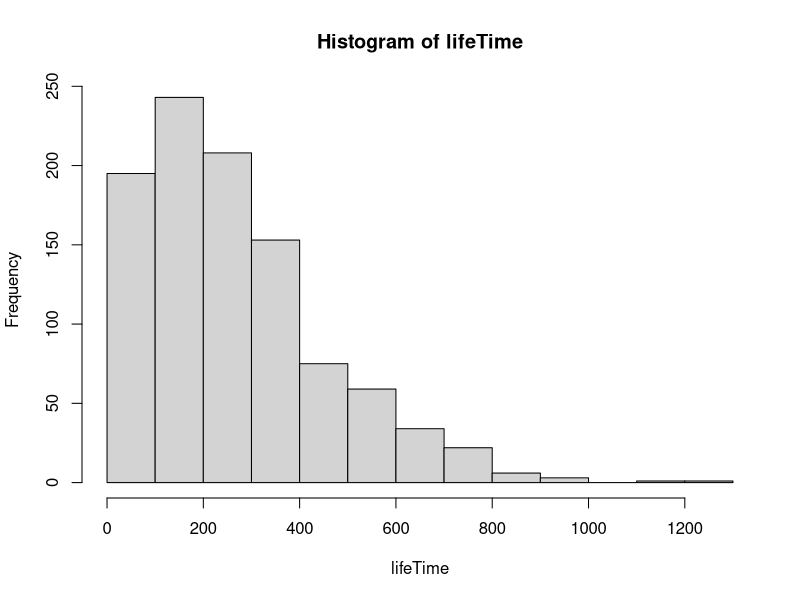

The R source for this figure:
rm(list=ls())
Q = matrix(
  c(-0.0085,  0.005,  0.0025,       0,   0.001,
          0, -0.014,   0.005,   0.004,   0.005,
          0,      0,  -0.008,   0.003,   0.005,
          0,      0,       0,  -0.009,   0.009,
          0,      0,       0,       0,       0),
  nrow = 5,
  ncol = 5)
Q <- t(Q)


## Task 7

woman = rep(1,1000) # Create 1000 women
N.iter = 1000

count = matrix(0, ncol = 5, nrow = N.iter) #

for (i in 1:N.iter){
  while (woman[i]<5){
    event = rexp(1,rate=-Q[woman[i],woman[i]])
    count[i,woman[i]] = event
    if (woman[i] <4){
    woman[i]=sample(x = c((woman[i]+1):5), size =1, replace =TRUE,
                    prob =-(Q[woman[i],(woman[i]+1):5])/Q[woman[i],woman[i]])
    }
    else{
      woman[i]=5
    }

  }
}

lifeTime = rowSums(count)
hist(lifeTime)
C = qchisq(p = c(0.025,0.975), df = 999)
# Conf for stadard deviation: see notes part 2 file
conf=c(sqrt(999*var(lifeTime)/C[2]),sqrt(999*var(lifeTime)/C[1]))
mean(lifeTime)
